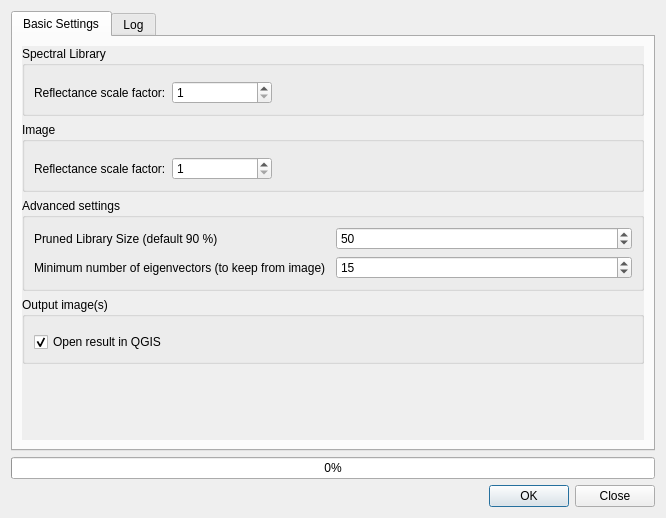
<?xml version="1.0" encoding="UTF-8"?>
<ui version="4.0">
 <class>MesmaDialog</class>
 <widget class="QDialog" name="MesmaDialog">
  <property name="geometry">
   <rect>
    <x>0</x>
    <y>0</y>
    <width>666</width>
    <height>518</height>
   </rect>
  </property>
  <property name="windowTitle">
   <string>MUSIC</string>
  </property>
  <property name="toolTip">
   <string/>
  </property>
  <property name="toolTipDuration">
   <number>-1</number>
  </property>
  <property name="statusTip">
   <string/>
  </property>
  <property name="whatsThis">
   <string/>
  </property>
  <property name="accessibleName">
   <string/>
  </property>
  <property name="accessibleDescription">
   <string/>
  </property>
  <property name="locale">
   <locale language="English" country="UnitedKingdom"/>
  </property>
  <property name="windowFilePath">
   <string/>
  </property>
  <property name="sizeGripEnabled">
   <bool>false</bool>
  </property>
  <property name="modal">
   <bool>false</bool>
  </property>
  <layout class="QVBoxLayout" name="verticalLayout">
   <item>
    <widget class="QTabWidget" name="tabWidget">
     <property name="styleSheet">
      <string notr="true"/>
     </property>
     <property name="currentIndex">
      <number>0</number>
     </property>
     <widget class="QWidget" name="tab1">
      <property name="styleSheet">
       <string notr="true"/>
      </property>
      <attribute name="title">
       <string>Basic Settings</string>
      </attribute>
      <layout class="QVBoxLayout" name="verticalLayout_6">
       <item>
        <widget class="QScrollArea" name="scrollArea1">
         <property name="styleSheet">
          <string notr="true"/>
         </property>
         <property name="frameShape">
          <enum>QFrame::NoFrame</enum>
         </property>
         <property name="frameShadow">
          <enum>QFrame::Sunken</enum>
         </property>
         <property name="widgetResizable">
          <bool>true</bool>
         </property>
         <widget class="QWidget" name="scrollArea1Content">
          <property name="geometry">
           <rect>
            <x>0</x>
            <y>0</y>
            <width>616</width>
            <height>377</height>
           </rect>
          </property>
          <layout class="QVBoxLayout" name="verticalLayout_2">
           <property name="spacing">
            <number>6</number>
           </property>
           <property name="leftMargin">
            <number>0</number>
           </property>
           <property name="topMargin">
            <number>0</number>
           </property>
           <property name="rightMargin">
            <number>0</number>
           </property>
           <property name="bottomMargin">
            <number>0</number>
           </property>
           <item>
            <widget class="QGroupBox" name="libraryGroup">
             <property name="styleSheet">
              <string notr="true"/>
             </property>
             <property name="title">
              <string>Spectral Library</string>
             </property>
             <layout class="QVBoxLayout" name="verticalLayout_4">
              <item>
               <widget class="QgsFileWidget" name="browseLibrary" native="true">
                <property name="toolTip">
                 <string>Browse for the spectral library</string>
                </property>
                <property name="dialogTitle" stdset="0">
                 <string>Select a spectral library</string>
                </property>
                <property name="filter" stdset="0">
                 <string>ENVI Spectral Library (*.sli);;All Files (*)</string>
                </property>
                <property name="defaultRoot" stdset="0">
                 <string/>
                </property>
               </widget>
              </item>
              <item>
               <layout class="QHBoxLayout" name="horizontalLayout_3">
                <item>
                 <widget class="QLabel" name="label1">
                  <property name="toolTip">
                   <string>The reflectance scale factor is automatically detected. It is the number by which the array must be divided to get reflectance values between 0 and 1. The user can change this value here.</string>
                  </property>
                  <property name="text">
                   <string>Reflectance scale factor:</string>
                  </property>
                 </widget>
                </item>
                <item>
                 <widget class="QSpinBox" name="libraryScaleValue">
                  <property name="sizePolicy">
                   <sizepolicy hsizetype="Minimum" vsizetype="Fixed">
                    <horstretch>0</horstretch>
                    <verstretch>0</verstretch>
                   </sizepolicy>
                  </property>
                  <property name="minimumSize">
                   <size>
                    <width>100</width>
                    <height>0</height>
                   </size>
                  </property>
                  <property name="toolTip">
                   <string>The reflectance scale factor is automatically detected. It is the number by which the array must be divided to get reflectance values between 0 and 1. The user can change this value here.</string>
                  </property>
                  <property name="minimum">
                   <number>1</number>
                  </property>
                  <property name="maximum">
                   <number>1000000000</number>
                  </property>
                 </widget>
                </item>
                <item>
                 <spacer name="horizontalSpacer">
                  <property name="orientation">
                   <enum>Qt::Horizontal</enum>
                  </property>
                  <property name="sizeHint" stdset="0">
                   <size>
                    <width>40</width>
                    <height>20</height>
                   </size>
                  </property>
                 </spacer>
                </item>
               </layout>
              </item>
             </layout>
            </widget>
           </item>
           <item>
            <widget class="QGroupBox" name="imageGroup">
             <property name="title">
              <string>Image</string>
             </property>
             <layout class="QVBoxLayout" name="verticalLayout_5">
              <item>
               <widget class="QgsFileWidget" name="browseImage" native="true">
                <property name="toolTip">
                 <string>Browse for the spectral library</string>
                </property>
                <property name="dialogTitle" stdset="0">
                 <string>Select a spectral library</string>
                </property>
                <property name="filter" stdset="0">
                 <string>All files (*);;GDAL/OGR VSIFileHandler (*.zip  *.gz *.tar *.tar.gz *.tgz *.ZIP *.GZ *.TAR *.TAR.GZ *.TGZ);;ACE2 (*.ace2  *.ACE2);;ARC Digitized Raster Graphics (*.gen *.GEN);;ASCII Gridded XYZ  (*.xyz *.XYZ);;Arc/Info ASCII Grid (*.asc *.ASC);;Arc/Info Binary Grid  (hdr.adf HDR.ADF);;Arc/Info Export E00 GRID (*.e00 *.E00);;DRDC COASP  SAR Processor Raster (*.hdr *.HDR);;DTED Elevation Raster (*.dt0 *.dt1  *.dt2 *.DT0 *.DT1 *.DT2);;ECRG TOC format (*.xml *.XML);;ESRI .hdr  Labelled (*.bil *.BIL);;EUMETSAT Archive native  (*.nat *.NAT);;Envisat  Image Format (*.n1 *.N1);;Erdas Imagine Images  (*.img *.IMG);;FARSITE  v.4 Landscape File  (*.lcp *.LCP);;GMT NetCDF Grid Format (*.nc  *.NC);;GRIdded Binary  (*.grb *.GRB);;GeoPackage (*.gpkg  *.GPKG);;GeoSoft Grid Exchange Format (*.gxf *.GXF);;GeoTIFF (*.tif  *.tiff *.TIF *.TIFF);;Geospatial PDF (*.pdf *.PDF);;Golden Software 7  Binary Grid  (*.grd *.GRD);;Golden Software ASCII Grid  (*.grd  *.GRD);;Golden Software Binary Grid  (*.grd *.GRD);;Graphics Interchange  Format  (*.gif *.GIF);;Graphics Interchange Format  (*.gif  *.GIF);;Ground-based SAR Applications Testbed File Format  (*.gff  *.GFF);;HF2/HFZ heightfield raster (*.hf2 *.HF2);;Hierarchical Data  Format Release 4 (*.hdf *.HDF);;Hierarchical Data Format Release 5  (*.hdf5 *.HDF5);;ILWIS Raster Map (*.mpr *.mpl *.MPR *.MPL);;IRIS data  (*.ppi *.PPI);;Idrisi Raster A.1 (*.rst *.RST);;JPEG JFIF (*.jpg *.jpeg  *.JPG *.JPEG);;JPEG-2000 driver based on OpenJPEG library (*.jp2 *.j2k  *.JP2 *.J2K);;Japanese DEM  (*.mem *.MEM);;KOLOR Raw (*.kro  *.KRO);;Leveller heightfield (*.ter *.TER);;MBTiles (*.mbtiles  *.MBTILES);;MS Windows Device Independent Bitmap (*.bmp *.BMP);;Magellan  topo  (*.blx *.BLX);;NOAA NGS Geoid Height Grids (*.bin *.BIN);;NOAA  Vertical Datum .GTX (*.gtx *.GTX);;NTv2 Datum Grid Shift (*.gsb  *.GSB);;National Imagery Transmission Format (*.ntf *.NTF);;Network  Common Data Format (*.nc *.NC);;Northwood Classified Grid Format  .grc/.tab (*.grc *.GRC);;Northwood Numeric Grid Format .grd/.tab (*.grd  *.GRD);;PCIDSK Database File (*.pix *.PIX);;PCRaster Raster File (*.map  *.MAP);;Portable Network Graphics (*.png *.PNG);;Portable Pixmap Format  (*.pnm *.PNM);;R Object Data Store (*.rda *.RDA);;Raster Matrix Format  (*.rsw *.RSW);;Raster Product Format TOC format (*.toc  *.TOC);;Rasterlite (*.sqlite *.SQLITE);;SAGA GIS Binary Grid  (*.sdat  *.SDAT);;SDTS Raster (*.ddf *.DDF);;SGI Image File Format 1.0 (*.rgb  *.RGB);;SRTMHGT File Format (*.hgt *.HGT);;Snow Data Assimilation System  (*.hdr *.HDR);;Standard Raster Product  (*.img *.IMG);;Swedish Grid RIK  (*.rik *.RIK);;Terragen heightfield (*.ter *.TER);;USGS Optional ASCII  DEM  (*.dem *.DEM);;VTP .bt (Binary Terrain) 1.3 Format (*.bt  *.BT);;Vexcel MFF Raster (*.hdr *.HDR);;Virtual Raster (*.vrt *.ovr  *.VRT *.OVR);;WEBP (*.webp *.WEBP);;X11 PixMap Format (*.xpm  *.XPM);;ZMap Plus Grid (*.dat *.DAT) </string>
                </property>
                <property name="defaultRoot" stdset="0">
                 <string/>
                </property>
               </widget>
              </item>
              <item>
               <layout class="QHBoxLayout" name="horizontalLayout_2">
                <item>
                 <widget class="QLabel" name="label1_2">
                  <property name="toolTip">
                   <string>The reflectance scale factor is automatically detected. It is the number by which the array must be divided to get reflectance values between 0 and 1. The user can change this value here.</string>
                  </property>
                  <property name="text">
                   <string>Reflectance scale factor:</string>
                  </property>
                 </widget>
                </item>
                <item>
                 <widget class="QSpinBox" name="imageScaleValue">
                  <property name="sizePolicy">
                   <sizepolicy hsizetype="Minimum" vsizetype="Fixed">
                    <horstretch>0</horstretch>
                    <verstretch>0</verstretch>
                   </sizepolicy>
                  </property>
                  <property name="minimumSize">
                   <size>
                    <width>100</width>
                    <height>0</height>
                   </size>
                  </property>
                  <property name="toolTip">
                   <string>The reflectance scale factor is automatically detected. It is the number by which the array must be divided to get reflectance values between 0 and 1. The user can change this value here.</string>
                  </property>
                  <property name="minimum">
                   <number>1</number>
                  </property>
                  <property name="maximum">
                   <number>1000000000</number>
                  </property>
                 </widget>
                </item>
                <item>
                 <spacer name="horizontalSpacer_2">
                  <property name="orientation">
                   <enum>Qt::Horizontal</enum>
                  </property>
                  <property name="sizeHint" stdset="0">
                   <size>
                    <width>40</width>
                    <height>20</height>
                   </size>
                  </property>
                 </spacer>
                </item>
               </layout>
              </item>
             </layout>
            </widget>
           </item>
           <item>
            <widget class="QGroupBox" name="constraintsGroup">
             <property name="toolTip">
              <string>Only models that meet these constraints can be chosen.</string>
             </property>
             <property name="title">
              <string>Advanced settings</string>
             </property>
             <property name="flat">
              <bool>false</bool>
             </property>
             <property name="checkable">
              <bool>false</bool>
             </property>
             <layout class="QGridLayout" name="gridLayout">
              <item row="1" column="0">
               <widget class="QLabel" name="label_2">
                <property name="text">
                 <string>Minimum number of eigenvectors (to keep from image)</string>
                </property>
               </widget>
              </item>
              <item row="0" column="0">
               <widget class="QLabel" name="label">
                <property name="text">
                 <string>Pruned Library Size (default 90 %)</string>
                </property>
               </widget>
              </item>
              <item row="0" column="2">
               <widget class="QSpinBox" name="sizeValue">
                <property name="minimum">
                 <number>1</number>
                </property>
                <property name="maximum">
                 <number>999999999</number>
                </property>
                <property name="value">
                 <number>50</number>
                </property>
               </widget>
              </item>
              <item row="1" column="2">
               <widget class="QSpinBox" name="eigenvectorValue">
                <property name="minimum">
                 <number>1</number>
                </property>
                <property name="maximum">
                 <number>999999999</number>
                </property>
                <property name="singleStep">
                 <number>5</number>
                </property>
                <property name="value">
                 <number>15</number>
                </property>
               </widget>
              </item>
             </layout>
            </widget>
           </item>
           <item>
            <widget class="QGroupBox" name="outputGroup">
             <property name="toolTip">
              <string>Choose a name and location for the MESMA result file. Additional files will be filename_fractions, filename_rmse, filename_metadata.txt and filename_look_up_table.csv.</string>
             </property>
             <property name="title">
              <string>Output image(s)</string>
             </property>
             <layout class="QVBoxLayout" name="verticalLayout_3">
              <item>
               <widget class="QgsFileWidget" name="browseOut" native="true">
                <property name="toolTip">
                 <string>Choose a name and location for the MESMA result file. Additional files will be filename_fractions, filename_rmse, filename_metadata.txt and filename_look_up_table.csv.</string>
                </property>
               </widget>
              </item>
              <item>
               <widget class="QCheckBox" name="openInQGIS">
                <property name="toolTip">
                 <string>Check if you would like to view the result in QGIS afterwards.</string>
                </property>
                <property name="text">
                 <string>Open result in QGIS</string>
                </property>
                <property name="checked">
                 <bool>true</bool>
                </property>
               </widget>
              </item>
             </layout>
            </widget>
           </item>
           <item>
            <spacer name="verticalSpacer_2">
             <property name="orientation">
              <enum>Qt::Vertical</enum>
             </property>
             <property name="sizeHint" stdset="0">
              <size>
               <width>20</width>
               <height>40</height>
              </size>
             </property>
            </spacer>
           </item>
          </layout>
         </widget>
        </widget>
       </item>
      </layout>
     </widget>
     <widget class="QWidget" name="tab_log">
      <attribute name="title">
       <string>Log</string>
      </attribute>
      <layout class="QVBoxLayout" name="verticalLayout_19">
       <item>
        <widget class="QTextBrowser" name="logBrowser"/>
       </item>
      </layout>
     </widget>
    </widget>
   </item>
   <item>
    <widget class="QProgressBar" name="progressBar">
     <property name="value">
      <number>0</number>
     </property>
    </widget>
   </item>
   <item>
    <layout class="QHBoxLayout" name="horizontalLayout">
     <item>
      <widget class="QDialogButtonBox" name="OKClose">
       <property name="standardButtons">
        <set>QDialogButtonBox::Close|QDialogButtonBox::Ok</set>
       </property>
       <property name="centerButtons">
        <bool>false</bool>
       </property>
      </widget>
     </item>
    </layout>
   </item>
  </layout>
 </widget>
 <customwidgets>
  <customwidget>
   <class>QgsFileWidget</class>
   <extends>QWidget</extends>
   <header>qgsfilewidget.h</header>
  </customwidget>
 </customwidgets>
 <resources/>
 <connections/>
</ui>
